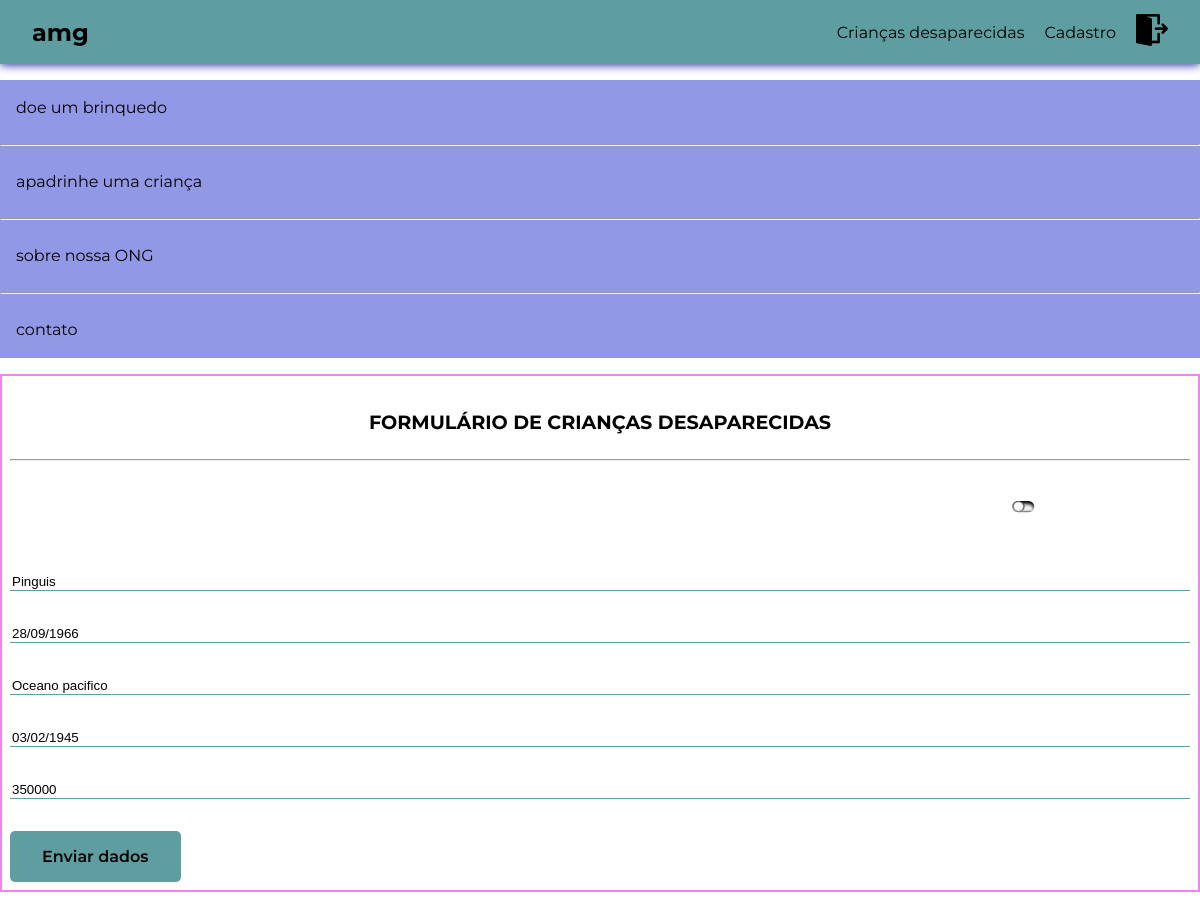
Page /painel.php?crianca=15 (signed in) on the committed database.
### tables this page shows
CREATE TABLE IF NOT EXISTS `desaparecidos` (
  `id` int(11) NOT NULL AUTO_INCREMENT,
  `nome` varchar(255) NOT NULL,
  `idade` date NOT NULL,
  `data_desaparecimento` date NOT NULL,
  `visto_por_ultimo` varchar(255) NOT NULL,
  `recompensa` varchar(12) DEFAULT NULL,
  `foto` varchar(255) NOT NULL,
  `status` tinyint(1) NOT NULL DEFAULT '1',
  PRIMARY KEY (`id`)
);

### painel.php (the view, shortened to what this page needs)
<?php
require '_config/config.php';
if (!isset($_GET['crianca']) && empty($_GET['crianca'])){
    require '_pegar_inserir/pegar_desaparecidos.php';
    require '_pegar_inserir/pegar_arquivos.php';
    require '_pegar_inserir/inserir_desaparecidos.php';
}else {
    $sql = $pdo->prepare("SELECT * FROM desaparecidos WHERE id = :crianca");
    $sql -> bindValue(":crianca", addslashes($_GET['crianca']));
    $sql -> execute();
    if($sql -> rowCount() > 0){
        $crianca = $sql->fetch();
    } else {
        echo "<script type='text/javascript'>alert('Criança não existe no banco de dados.')</script>";
    }
}
?>
<!DOCTYPE html>
<html lang="en">
<head>
    <link rel="stylesheet" href="https://use.fontawesome.com/releases/v5.2.0/css/all.css">
    <link rel="stylesheet" href="_ativos/_css/amg-admin.css">
</head>
<body>
<header class="amg-top">
    <nav class="header-nav">
        <a href="index.php" class="amg-brand"><h1>amg</h1></a>
        <ul class="navigation" >
            <li><a href="criancas_desaparecidas.php">Crianças desaparecidas</a></li>
            <li><a href="painel.php">Cadastro</a></li>
            <li><span class="logout"><a href="sair.php">
              <img src="_ativos/_img/logout.png" alt=""></a>
          </span>
            </li>
        </ul>
    </nav>
</header>
<div class="wrapper">
    <div class="site-pages">
        <div class="site-menu">
            <ul>
                <li><a href="doacao.php"> doe um brinquedo</a></li>
                <hr>
                <li><a href="apadrinhamento.php"> apadrinhe uma criança</a></li>
                <hr>
                <li><a href="institucional.php"> sobre nossa ONG</a></li>
                <hr>
                <li><a href="contato.php">contato</a></li>
            </ul>
        </div>
    </div>
    <form method="POST" enctype="multipart/form-data" id="formulario_desaparecidos" class="admin-form missing-kids">
        <h4>Formulário de crianças desaparecidas</h4>
        <hr>
        <?php if (isset($_GET['crianca']) && !empty($_GET['crianca'])):?>
            <div class="input-field" style="float: right; margin-right:10%;">
                <div class="switch">
                    <label for="mycheckbox" class="switch-toggle" data-on="Encontrada" data-off="Desaparecida"></label>
                </div>
            </div>
        <?php endif; ?>
        <div class="input-field">
            <input name="nome" type="text" id="nome" placeholder="Nome da criança desaparecida" value="<?php echo (@$crianca['nome'])?:''; ?>">
        </div>
        <div class="input-field">
            <input name="data_desaparecimento" type="text" id="data_desaparecimento" placeholder="Data do desaparecimento" value="<?php echo (@$crianca['data_desaparecimento'])?date('d/m/Y', strtotime($crianca['data_desaparecimento'])):'' ?>">
        </div>
        <div class="input-field">
            <input name="visto_por_ultimo" type="text" id="visto_por_ultimo" placeholder="Visto por ultimo" value="<?php echo (@$crianca['visto_por_ultimo'])?:''; ?>" >
        </div>
        <div class="input-field">
            <input name="idade" type="text" id="idade" placeholder="Data de Nascimento" value="<?php echo (@$crianca['idade'])?date('d/m/Y', strtotime($crianca['idade'])):'' ?>">
        </div>
        <div class="input-field">
            <input name="recompensa" type="text" id="recompensa" placeholder="Recompensa" value="<?php echo (@$crianca['recompensa'])?:false; ?>" >
        </div>
        <button type="submit" class="btn admin-btn">Enviar dados</button>
    </form>
</div>
</body>
</html>

### _ativos/_css/amg-admin.css (style rules this page uses)
html { box-sizing: border-box; }
*, *::before, *::after { box-sizing: inherit; }
body, h1, h2, h3, ul, p { margin: 0; padding: 0; }
body { font-family: 'Montserrat', sans-serif; overflow-x:hidden; }
a { text-decoration: none; color:initial; }
ul { list-style-type: none; }
.header-nav { background: cadetblue; color: white; display: flex; align-items: center; justify-content: space-between; height: 50px; box-shadow: 0 0 10px 0 darkblue; padding: 2em 2em; }
.navigation { display: flex; align-items: center; }
.navigation li { padding-left: 20px; color: black; display: block; }
.header-nav .amg-brand { float: left; }
.site-pages { margin: 1em 0; display: flex; flex-direction: column; }
.site-menu { background: #9198e5; }
.site-menu li { line-height: 1.5em; padding: 1em; cursor: pointer; }
.admin-form { border: 2px solid violet; padding: 0.5em; margin: 1em 0; }
.input-field { margin: 2em 0; }
textarea, select, input, button { outline: none; }
input[type=text], input[type=password], input[type=email] { border:none; border-bottom: 1.5px solid cadetblue; width: 100% }
.missing-kids h4, .event h4 { text-align: center; text-transform: uppercase; font-size: 1.2em; }
.btn { border: none; border-radius: 5px; padding: 1rem 2rem; font-family: 'Montserrat', sans-serif; text-decoration: none; cursor: pointer; }
.admin-btn { font-weight: 600; font-size: 1em; background-color: cadetblue; text-align: center; }
.switch { position: relative; display: inline-block; width: 60px; height: 34px; }
label.switch-toggle { background: url('../_img/switch.png') repeat-y; display: block !important; height: 12px; padding-left: 26px; cursor: pointer; display: none; }

### rows in the picture
desaparecidos: nome "Pinguis", data_desaparecimento "28/09/1966", visto_por_ultimo "Oceano pacifico", idade "03/02/1945", recompensa "350000"
